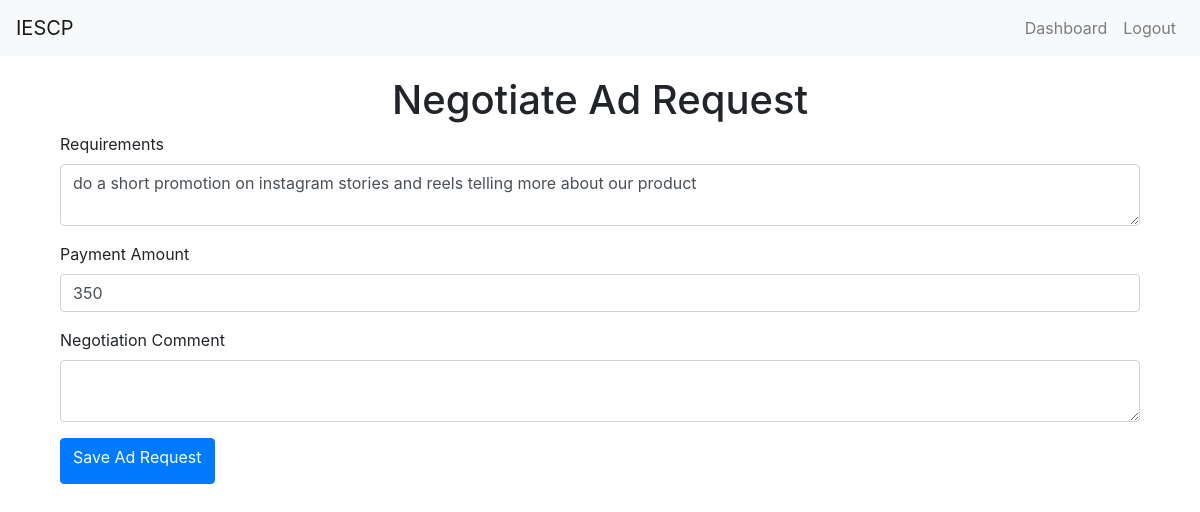
Page /negotiate_ad_request/4 (signed in) on the committed database.
### app.py (models this page shows, shortened)
class AdRequest(db.Model):
    id = db.Column(db.Integer, primary_key=True)
    campaign_id = db.Column(db.Integer, db.ForeignKey('campaign.id', ondelete='CASCADE'), nullable=False)
    influencer_id = db.Column(db.Integer, db.ForeignKey('user.id', ondelete='CASCADE'), nullable=False)
    name = db.Column(db.String(100), nullable=False)
    requirements = db.Column(db.Text)
    payment_amount = db.Column(db.Integer)
    negotiation_comment = db.Column(db.Text, nullable=True)
    status = db.Column(db.String(20), nullable=False, default='Requested')
    flagged = db.Column(db.Boolean, default=False)

### app.py (the view, shortened to what this page needs)
@app.route('/negotiate_ad_request/<int:ad_request_id>', methods=['GET', 'POST'])
@login_required
def negotiate_ad_request(ad_request_id):
    ad_request = AdRequest.query.get_or_404(ad_request_id)
    form = AdRequestForm(obj=ad_request)
    form.campaign_id.choices = [(ad_request.campaign_id, ad_request.campaign.name)]
    form.influencer_id.choices = [(ad_request.influencer_id, ad_request.influencer.username)]
    return render_template('negotiate_ad_request.html', legend='Negotiate Ad Request', form=form)

### app.py
class AdRequestForm(FlaskForm):
    campaign_id = SelectField('Campaign', coerce=int, validators=[DataRequired()])
    influencer_id = SelectField('Influencer', coerce=int, validators=[DataRequired()])
    name = StringField('Ad Request Name', validators=[DataRequired()])
    requirements = TextAreaField('Requirements', validators=[DataRequired()])
    payment_amount = FloatField('Payment Amount', validators=[DataRequired()])
    negotiation_comment = TextAreaField('Negotiation Comment', validators=[Optional()])
    submit = SubmitField('Save Ad Request')

### app.py (called while the page is built)
@login_manager.user_loader
def load_user(user_id):
    return User.query.get(int(user_id))

### templates/negotiate_ad_request.html (shortened to what this page needs)
{% extends "layout.html" %}
{% block content %}
<div class="container">
    <h1 class="text-center">{{ legend }}</h1>
    <form method="POST">
        <div class="form-group">
            {{ form.requirements.label(class="form-label") }}
            {{ form.requirements(class="form-control") }}
        </div>
        <div class="form-group">
            {{ form.payment_amount.label(class="form-label") }}
            {{ form.payment_amount(class="form-control") }}
        </div>
        <div class="form-group">
            {{ form.negotiation_comment.label(class="form-label") }}
            {{ form.negotiation_comment(class="form-control") }}
        </div>
        <button type="submit" class="btn btn-primary">{{ form.submit.label }}</button>
    </form>
</div>
{% endblock %}

### templates/layout.html (style rules this page uses)
.container { margin-top: 20px; }

### rows in the picture
AdRequest: requirements "do a short promotion on instagram stories and reels telling more about our product", payment_amount "350"

### other values in the picture
{{ legend }} "Negotiate Ad Request"
